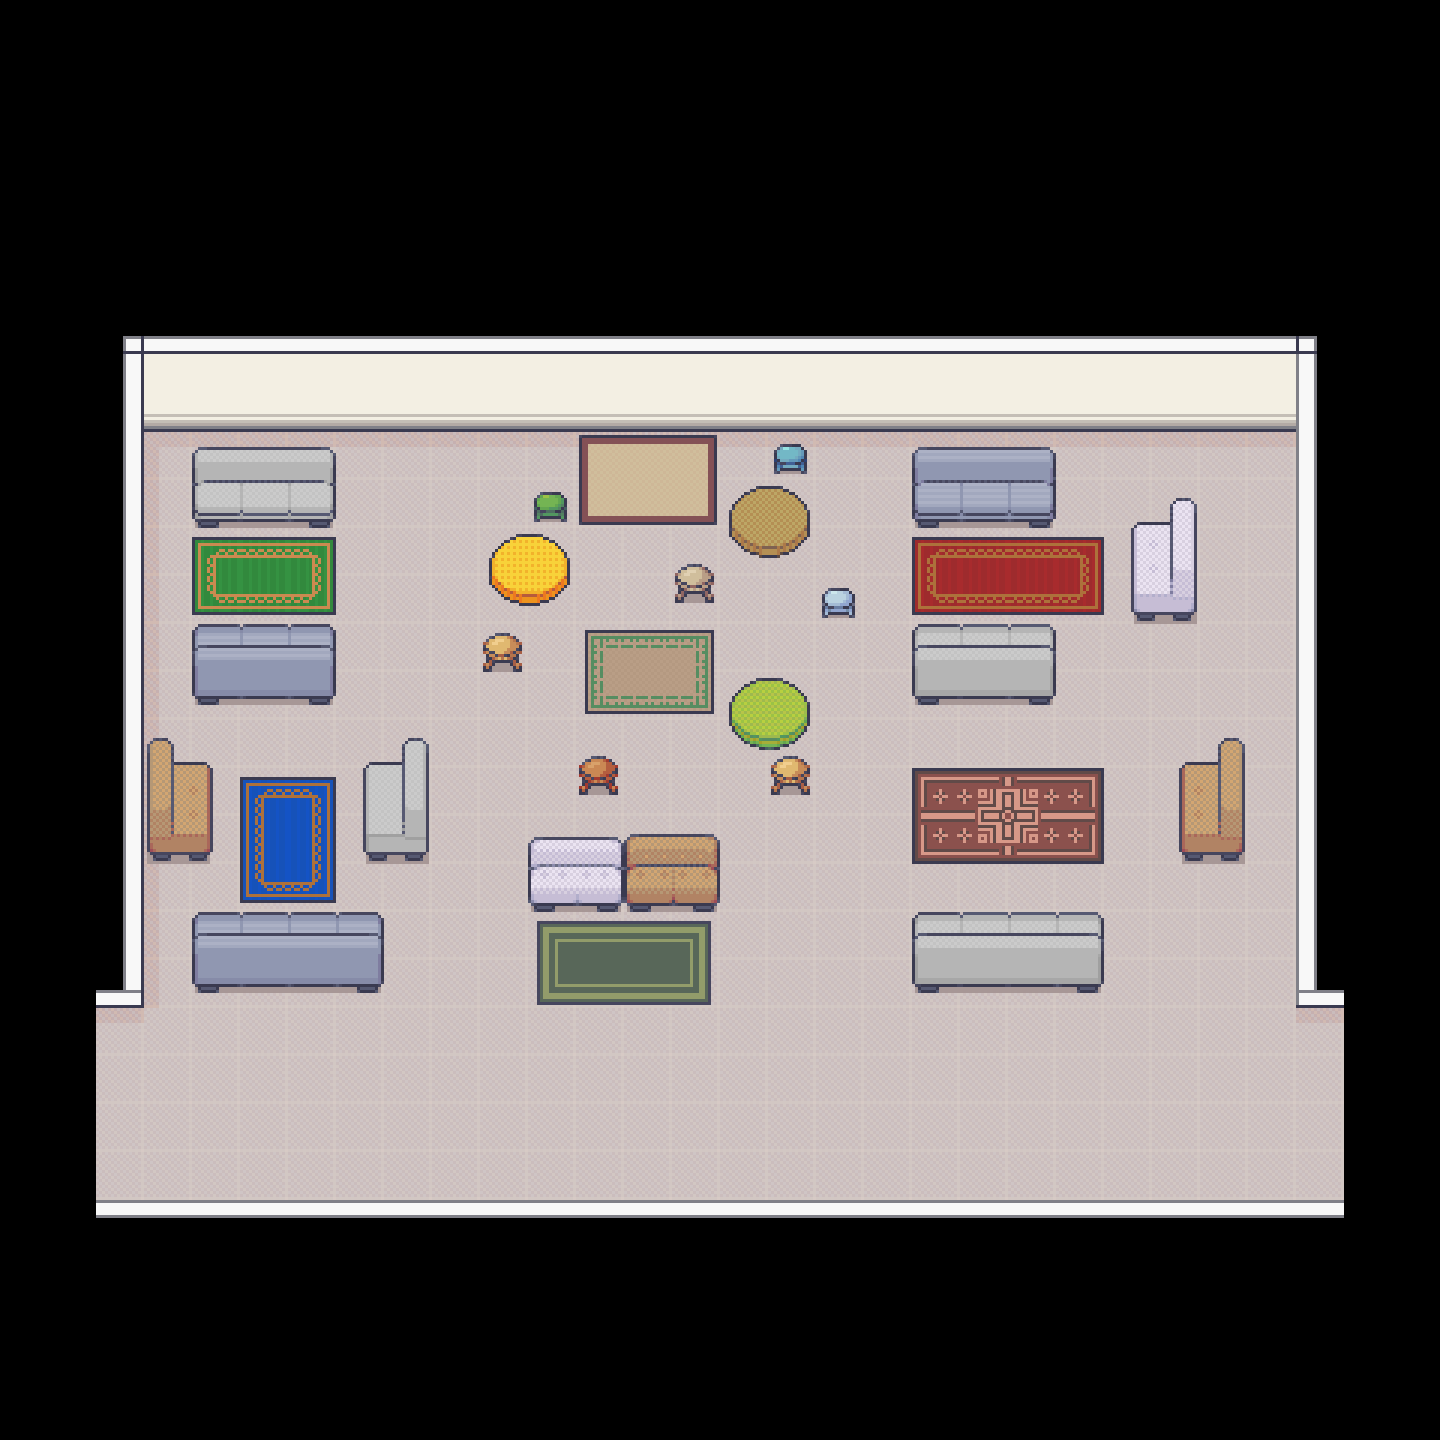

This game map was drawn from its Tiled (.tmx) file and the tilesets committed beside it. A one-line description and the trimmed map source follow:
An orthogonal 30x30 tile map with 48x48 px tiles, 3 tile layers (ground, object, item), 6 tilesets and 28 objects (Joseph, Amaris, Silvia, Caroline).

<map version="1.9" tiledversion="1.9.2" orientation="orthogonal" renderorder="right-down" width="30" height="30" tilewidth="48" tileheight="48" infinite="0" nextlayerid="6" nextobjectid="103">
 <tileset firstgid="1" source="1_Generic_48x48.tsx" />
 <tileset firstgid="1249" source="Tileset_48x48_7.tsx" />
 <tileset firstgid="1349" source="Tileset_48x48_6.tsx" />
 <tileset firstgid="1449" source="19_Hospital_48x48.tsx" />
 <tileset firstgid="3209" source="2_LivingRoom_48x48.tsx" />
 <tileset firstgid="3929" source="14_Basement_48x48.tsx" />
 <layer id="1" name="ground" width="30" height="30">
  <data>[900 cells, 494 non-empty, 19 distinct tile ids]</data>
 </layer>
 <layer id="2" name="object" width="30" height="30">
  <data>[900 cells, 135 non-empty, 115 distinct tile ids]</data>
 </layer>
 <layer id="3" name="item" width="30" height="30">
  <data>[900 cells, 7 non-empty, 7 distinct tile ids]</data>
 </layer>
 <objectgroup id="4" name="npc">
  <object id="1" name="Joseph" x="302.429" y="739.676">
   <point />
  </object>
  <object id="2" name="Amaris" x="609.717" y="1054.25">
   <point />
  </object>
  <object id="3" name="Silvia" x="1146.56" y="808.907">
   <point />
  </object>
  <object id="4" name="Caroline" x="848.988" y="528.34">
   <point />
  </object>
 </objectgroup>
 <objectgroup id="5" name="collision">
  <object id="78" x="192.407" y="472.828" width="142.105" height="52.2267" />
  <object id="79" x="912.043" y="472.398" width="142.105" height="52.2267" />
  <object id="80" x="913.864" y="651.799" width="139.676" height="49.7976" />
  <object id="81" x="192.868" y="651.403" width="139.676" height="49.7976" />
  <object id="82" x="193.014" y="938.617" width="189.474" height="49.7976" />
  <object id="83" x="911.435" y="939.544" width="189.474" height="49.7976" />
  <object id="84" x="529.443" y="855.099" width="188.259" height="52.2267" />
  <object id="85" x="1133.7" y="531.127" width="59.5142" height="86.2348" />
  <object id="86" x="1182.6" y="771.65" width="59.5142" height="86.2348" />
  <object id="87" x="151.002" y="770.289" width="59.5142" height="86.2348" />
  <object id="88" x="364.982" y="772.143" width="59.5142" height="86.2348" />
  <object id="89" x="534.917" y="497.119" width="31.5789" height="20.6478" />
  <object id="90" x="774.33" y="448.714" width="31.5789" height="20.6478" />
  <object id="91" x="823.059" y="593.678" width="31.5789" height="20.6478" />
  <object id="92" x="674.593" y="573.637" width="37.6518" height="25.5061" />
  <object id="93" x="482.868" y="641.33" width="37.6518" height="25.5061" />
  <object id="94" x="579.82" y="764.289" width="37.6518" height="25.5061" />
  <object id="95" x="771.937" y="764.504" width="37.6518" height="25.5061" />
  <object id="96" x="126.01" y="340.104" width="1186.7" height="89.308" />
  <object id="97" x="126.01" y="337.658" width="17.1276" height="669.198" />
  <object id="98" x="1295.58" y="337.658" width="19.5744" height="669.198" />
  <object id="99" x="92.9782" y="1201.38" width="1251.54" height="14.6808" />
  <object id="100" x="95.425" y="992.175" width="48.9359" height="14.6808" />
  <object id="101" x="1298.02" y="992.175" width="44.0423" height="14.6808" />
 </objectgroup>
</map>
